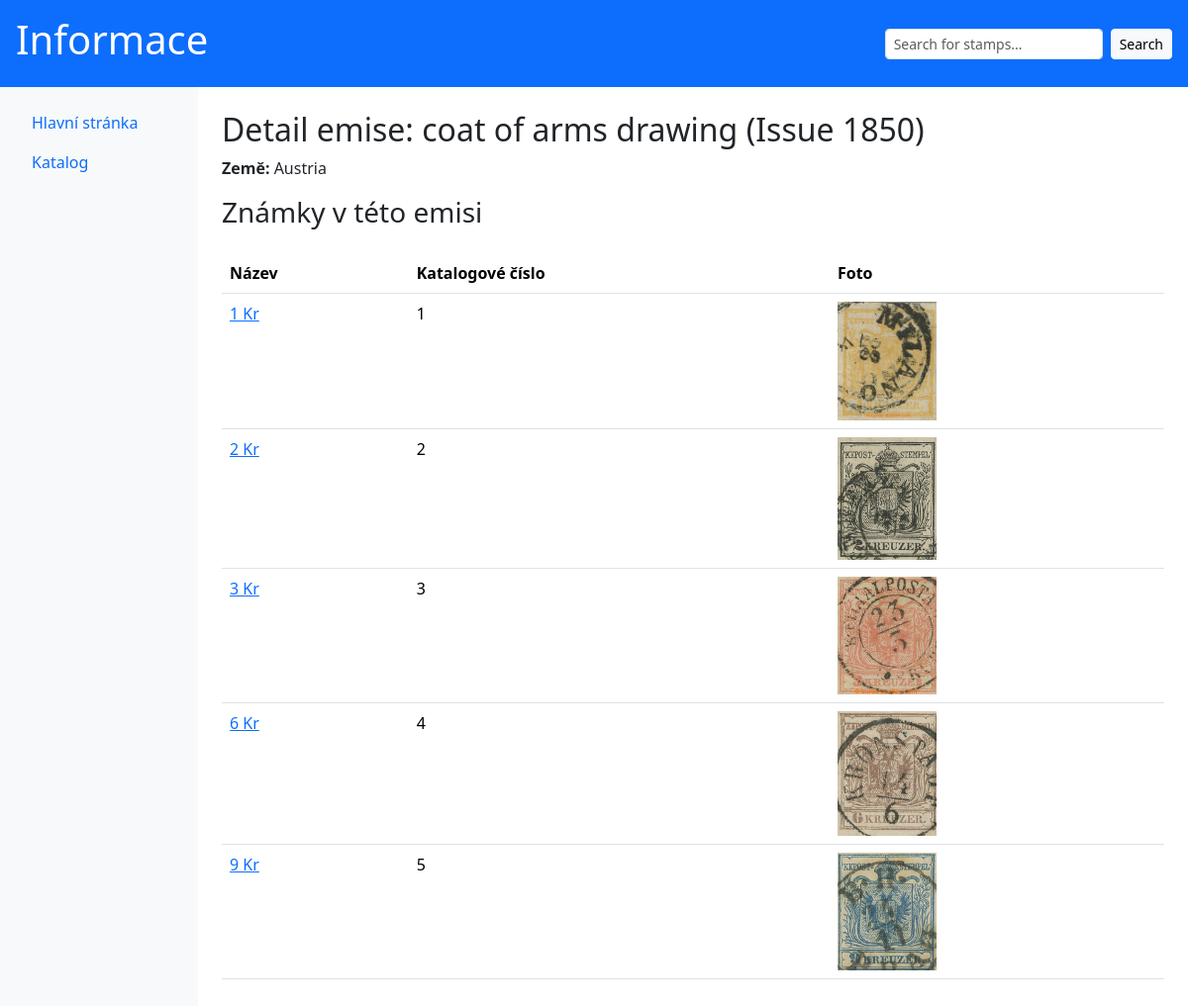
The app's page /emissions/1 with its own data.
### shared/db/models.py (models this page shows)
class Emission(Base):
    __tablename__ = 'emission'
    emission_id = Column(Integer, primary_key=True)
    name = Column(String, nullable=False)
    issue_year = Column(Integer, nullable=False)
    country_id = Column(Integer, ForeignKey('country.country_id'))
    country = relationship('Country', back_populates='emissions')
    stamps = relationship('StampBase', back_populates='emission')

class Country(Base):
    __tablename__ = 'country'
    country_id = Column(Integer, primary_key=True)
    name = Column(String, nullable=False)
    emissions = relationship('Emission', back_populates='country')

class StampBase(Base):
    __tablename__ = 'stamp_base'
    stamp_id = Column(Integer, primary_key=True)
    catalog_number = Column(String, nullable=False)
    photo_path_base = Column(String, nullable=False)
    name = Column(String, nullable=False)
    emission_id = Column(Integer, ForeignKey('emission.emission_id'), nullable=False)
    emission = relationship('Emission', back_populates='stamps')
    stamp_types = relationship("StampTypeBase", back_populates="stamp")
    stamp_details = relationship("StampDetail", back_populates="stamp", uselist=False)

### backend/app/main.py (the view)
@app.get("/emissions/{emission_id}", response_class=HTMLResponse)
async def emission_detail(request: Request, emission_id: int):
    emission = crud.get_emission_by_id(emission_id)
    if not emission:
        raise HTTPException(status_code=404, detail="Emission not found")
    stamps = crud.get_stamps_by_emission(emission.name)
    return templates.TemplateResponse("emission_detail.html", {
        "request": request,
        "emission": emission,
        "stamps": stamps
    })

### shared/db/crud.py (called while the page is built)
def get_emission_by_id(emission_id):
    return session.query(Emission).filter(Emission.emission_id == emission_id).first()

def get_stamps_by_emission(emission_name):
    emission = session.query(Emission).filter(Emission.name == emission_name).first()
    if emission:
        return session.query(StampBase).filter(StampBase.emission_id == emission.emission_id).all()
    return []

### backend/templates/emission_detail.html (shortened to what this page needs)
{% extends "base.html" %}
{% block content %}
<h2>Detail emise: {{ emission.name }} ({{ emission.issue_year }})</h2>
<p><strong>Země:</strong> {{ emission.country.name }}</p>
<h3>Známky v této emisi</h3>
{% if stamps %}
<table class="table mt-4">
    <thead>
        <tr>
            <th>Název</th>
            <th>Katalogové číslo</th>
            <th>Foto</th>
        </tr>
    </thead>
    <tbody>
        {% for stamp in stamps %}
        <tr>
            <td><a href="/stamps/{{ stamp.stamp_id }}" class="stamps-link">
                {{ stamp.name }}
            </a></td>
            <td>{{ stamp.catalog_number }}</td>
            <td><img src="/images/{{ stamp.photo_path_base }}" alt="photo" width="100"></td>
        </tr>
        {% endfor %}
    </tbody>
</table>
{% else %}
<p class="mt-4">Žádné známky pro tuto emisi.</p>
{% endif %}
{% endblock %}

### backend/templates/base.html (shortened to what this page needs)
<!DOCTYPE html>
<html lang="en">
<head>
    <link rel="stylesheet" href="/static/css/bootstrap.min.css">
</head>
<body>
    <header>
        <div class="container-fluid bg-primary text-white p-3 d-flex justify-content-between align-items-center">
            <h1>Informace</h1>
            <form action="{{ url_for('search_results') }}" method="GET" class="d-flex" style="max-width: 300px;">
                <input
                    type="text"
                    name="query"
                    class="form-control form-control-sm me-2"
                    placeholder="Search for stamps..."
                    required>
                <button type="submit" class="btn btn-light btn-sm">Search</button>
            </form>
        </div>
    </header>
    <div class="d-flex">
        <nav class="bg-light p-3" style="width: 200px;">
            <ul class="nav flex-column">
                <li class="nav-item"><a class="nav-link" href="/">Hlavní stránka</a></li>
                <li class="nav-item"><a class="nav-link" href="/catalog">Katalog</a></li>
            </ul>
        </nav>
        <main class="p-4" style="flex-grow: 1;">
            {% block content %}{% endblock %}
        </main>
    </div>
</body>
</html>

### records on screen
Emission: name "coat of arms drawing", issue_year "Issue 1850"
Country: country.name "Austria"
StampBase: name "1 Kr", catalog_number "1", photo_path_base (picture)
StampBase: name "2 Kr", catalog_number "2", photo_path_base (picture)
StampBase: name "3 Kr", catalog_number "3", photo_path_base (picture)
StampBase: name "6 Kr", catalog_number "4", photo_path_base (picture)
StampBase: name "9 Kr", catalog_number "5", photo_path_base (picture)
